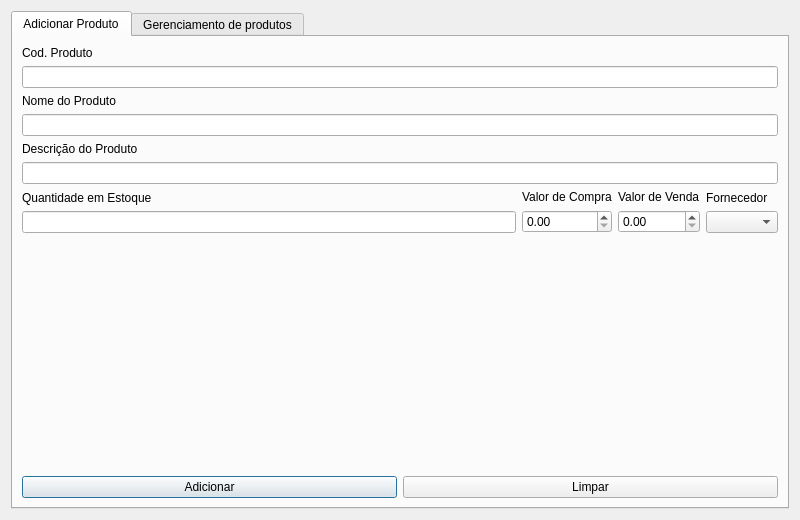
<?xml version="1.0" encoding="UTF-8"?>
<ui version="4.0">
 <class>Fm_Estoque</class>
 <widget class="QDialog" name="Fm_Estoque">
  <property name="geometry">
   <rect>
    <x>0</x>
    <y>0</y>
    <width>800</width>
    <height>520</height>
   </rect>
  </property>
  <property name="minimumSize">
   <size>
    <width>800</width>
    <height>520</height>
   </size>
  </property>
  <property name="maximumSize">
   <size>
    <width>16777215</width>
    <height>16777215</height>
   </size>
  </property>
  <property name="windowTitle">
   <string>Dialog</string>
  </property>
  <layout class="QVBoxLayout" name="verticalLayout_10">
   <item>
    <widget class="QTabWidget" name="tw_main">
     <property name="currentIndex">
      <number>0</number>
     </property>
     <widget class="QWidget" name="tab_addProd">
      <attribute name="title">
       <string>Adicionar Produto</string>
      </attribute>
      <layout class="QVBoxLayout" name="verticalLayout_9">
       <item>
        <layout class="QVBoxLayout" name="verticalLayout_8">
         <item>
          <layout class="QVBoxLayout" name="verticalLayout">
           <item>
            <widget class="QLabel" name="lbl_prodCod">
             <property name="text">
              <string>Cod. Produto</string>
             </property>
             <property name="buddy">
              <cstring>le_prodCod</cstring>
             </property>
            </widget>
           </item>
           <item>
            <widget class="QLineEdit" name="le_prodCod"/>
           </item>
          </layout>
         </item>
         <item>
          <layout class="QVBoxLayout" name="verticalLayout_2">
           <item>
            <widget class="QLabel" name="lbl_prodName">
             <property name="text">
              <string>Nome do Produto</string>
             </property>
             <property name="buddy">
              <cstring>le_prodName</cstring>
             </property>
            </widget>
           </item>
           <item>
            <widget class="QLineEdit" name="le_prodName"/>
           </item>
          </layout>
         </item>
         <item>
          <layout class="QVBoxLayout" name="verticalLayout_3">
           <item>
            <widget class="QLabel" name="lbl_prodDesc">
             <property name="text">
              <string>Descrição do Produto</string>
             </property>
             <property name="buddy">
              <cstring>le_prodDesc</cstring>
             </property>
            </widget>
           </item>
           <item>
            <widget class="QLineEdit" name="le_prodDesc"/>
           </item>
          </layout>
         </item>
         <item>
          <layout class="QHBoxLayout" name="horizontalLayout">
           <item>
            <layout class="QVBoxLayout" name="verticalLayout_4">
             <item>
              <widget class="QLabel" name="lbl_prodQtt">
               <property name="text">
                <string>Quantidade em Estoque</string>
               </property>
               <property name="buddy">
                <cstring>le_prodQtt</cstring>
               </property>
              </widget>
             </item>
             <item>
              <widget class="QLineEdit" name="le_prodQtt"/>
             </item>
            </layout>
           </item>
           <item>
            <layout class="QVBoxLayout" name="verticalLayout_5">
             <item>
              <widget class="QLabel" name="lbl_bValue">
               <property name="text">
                <string>Valor de Compra</string>
               </property>
               <property name="buddy">
                <cstring>dsb_bValue</cstring>
               </property>
              </widget>
             </item>
             <item>
              <widget class="QDoubleSpinBox" name="dsb_bValue"/>
             </item>
            </layout>
           </item>
           <item>
            <layout class="QVBoxLayout" name="verticalLayout_6">
             <item>
              <widget class="QLabel" name="lbl_sValue">
               <property name="text">
                <string>Valor de Venda</string>
               </property>
               <property name="buddy">
                <cstring>dsb_sValue</cstring>
               </property>
              </widget>
             </item>
             <item>
              <widget class="QDoubleSpinBox" name="dsb_sValue"/>
             </item>
            </layout>
           </item>
           <item>
            <layout class="QVBoxLayout" name="verticalLayout_7">
             <item>
              <widget class="QLabel" name="lbl_supplier">
               <property name="text">
                <string>Fornecedor</string>
               </property>
               <property name="buddy">
                <cstring>cb_supplier</cstring>
               </property>
              </widget>
             </item>
             <item>
              <widget class="QComboBox" name="cb_supplier"/>
             </item>
            </layout>
           </item>
          </layout>
         </item>
         <item>
          <spacer name="verticalSpacer">
           <property name="orientation">
            <enum>Qt::Orientation::Vertical</enum>
           </property>
           <property name="sizeHint" stdset="0">
            <size>
             <width>20</width>
             <height>40</height>
            </size>
           </property>
          </spacer>
         </item>
         <item>
          <layout class="QHBoxLayout" name="horizontalLayout_2">
           <item>
            <widget class="QPushButton" name="btt_add">
             <property name="text">
              <string>Adicionar</string>
             </property>
            </widget>
           </item>
           <item>
            <widget class="QPushButton" name="btt_clear">
             <property name="text">
              <string>Limpar</string>
             </property>
             <property name="autoDefault">
              <bool>false</bool>
             </property>
            </widget>
           </item>
          </layout>
         </item>
        </layout>
       </item>
      </layout>
     </widget>
     <widget class="QWidget" name="tab_manegeProd">
      <attribute name="title">
       <string>Gerenciamento de produtos</string>
      </attribute>
      <layout class="QHBoxLayout" name="horizontalLayout_6">
       <item>
        <layout class="QVBoxLayout" name="verticalLayout_12">
         <item>
          <layout class="QHBoxLayout" name="horizontalLayout_4">
           <item>
            <widget class="QGroupBox" name="gb_filtros">
             <property name="title">
              <string>Filtros:</string>
             </property>
             <layout class="QVBoxLayout" name="verticalLayout_11">
              <property name="bottomMargin">
               <number>0</number>
              </property>
              <item>
               <widget class="QRadioButton" name="rb_nome">
                <property name="text">
                 <string>Nome</string>
                </property>
                <property name="checkable">
                 <bool>true</bool>
                </property>
                <property name="checked">
                 <bool>false</bool>
                </property>
               </widget>
              </item>
              <item>
               <widget class="QRadioButton" name="rb_descricao">
                <property name="text">
                 <string>Decrição</string>
                </property>
               </widget>
              </item>
             </layout>
            </widget>
           </item>
           <item>
            <layout class="QHBoxLayout" name="horizontalLayout_3">
             <property name="topMargin">
              <number>50</number>
             </property>
             <item>
              <widget class="QLabel" name="lbl_pesquisa">
               <property name="font">
                <font>
                 <pointsize>10</pointsize>
                </font>
               </property>
               <property name="text">
                <string>Pesquisa:</string>
               </property>
               <property name="buddy">
                <cstring>le_pesquisa</cstring>
               </property>
              </widget>
             </item>
             <item>
              <widget class="QLineEdit" name="le_pesquisa"/>
             </item>
             <item>
              <widget class="QPushButton" name="btt_reload">
               <property name="text">
                <string>Recarregar</string>
               </property>
               <property name="autoDefault">
                <bool>false</bool>
               </property>
              </widget>
             </item>
            </layout>
           </item>
          </layout>
         </item>
         <item>
          <widget class="QTableWidget" name="tw_produtos">
           <column>
            <property name="text">
             <string>Cod. Produto</string>
            </property>
           </column>
           <column>
            <property name="text">
             <string>Nome</string>
            </property>
           </column>
           <column>
            <property name="text">
             <string>Valor - Compra</string>
            </property>
           </column>
           <column>
            <property name="text">
             <string>Valor - Venda</string>
            </property>
           </column>
           <column>
            <property name="text">
             <string>Estoque</string>
            </property>
           </column>
           <column>
            <property name="text">
             <string>Fornecedor</string>
            </property>
           </column>
          </widget>
         </item>
         <item>
          <layout class="QHBoxLayout" name="horizontalLayout_5">
           <item>
            <widget class="QPushButton" name="btt_editar">
             <property name="text">
              <string>Editar</string>
             </property>
            </widget>
           </item>
           <item>
            <widget class="QPushButton" name="btt_excluir">
             <property name="text">
              <string>Excluir</string>
             </property>
            </widget>
           </item>
          </layout>
         </item>
        </layout>
       </item>
      </layout>
     </widget>
    </widget>
   </item>
  </layout>
 </widget>
 <resources/>
 <connections/>
</ui>
